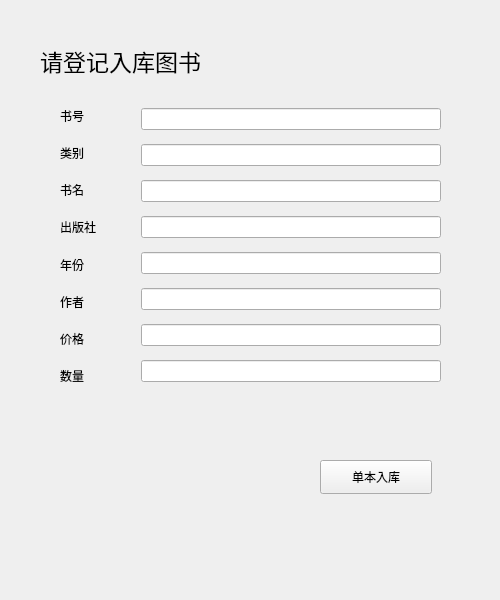
<?xml version="1.0" encoding="UTF-8"?>
<ui version="4.0">
 <class>bookin</class>
 <widget class="QWidget" name="bookin">
  <property name="geometry">
   <rect>
    <x>0</x>
    <y>0</y>
    <width>500</width>
    <height>600</height>
   </rect>
  </property>
  <property name="windowTitle">
   <string>Form</string>
  </property>
  <widget class="QLabel" name="label">
   <property name="geometry">
    <rect>
     <x>40</x>
     <y>40</y>
     <width>371</width>
     <height>41</height>
    </rect>
   </property>
   <property name="font">
    <font>
     <family>楷体</family>
     <pointsize>17</pointsize>
    </font>
   </property>
   <property name="autoFillBackground">
    <bool>true</bool>
   </property>
   <property name="text">
    <string>请登记入库图书</string>
   </property>
  </widget>
  <widget class="QWidget" name="horizontalLayoutWidget">
   <property name="geometry">
    <rect>
     <x>60</x>
     <y>100</y>
     <width>381</width>
     <height>291</height>
    </rect>
   </property>
   <layout class="QHBoxLayout" name="horizontalLayout" stretch="1,4">
    <item>
     <layout class="QVBoxLayout" name="verticalLayout">
      <item>
       <widget class="QLabel" name="label_2">
        <property name="autoFillBackground">
         <bool>true</bool>
        </property>
        <property name="text">
         <string>书号</string>
        </property>
       </widget>
      </item>
      <item>
       <widget class="QLabel" name="label_4">
        <property name="text">
         <string>类别</string>
        </property>
       </widget>
      </item>
      <item>
       <widget class="QLabel" name="label_3">
        <property name="text">
         <string>书名</string>
        </property>
       </widget>
      </item>
      <item>
       <widget class="QLabel" name="label_5">
        <property name="text">
         <string>出版社</string>
        </property>
       </widget>
      </item>
      <item>
       <widget class="QLabel" name="label_6">
        <property name="text">
         <string>年份</string>
        </property>
       </widget>
      </item>
      <item>
       <widget class="QLabel" name="label_8">
        <property name="text">
         <string>作者</string>
        </property>
       </widget>
      </item>
      <item>
       <widget class="QLabel" name="label_9">
        <property name="text">
         <string>价格</string>
        </property>
       </widget>
      </item>
      <item>
       <widget class="QLabel" name="label_7">
        <property name="text">
         <string>数量</string>
        </property>
       </widget>
      </item>
     </layout>
    </item>
    <item>
     <layout class="QVBoxLayout" name="verticalLayout_2">
      <item>
       <widget class="QLineEdit" name="lineEdit_2"/>
      </item>
      <item>
       <widget class="QLineEdit" name="lineEdit"/>
      </item>
      <item>
       <widget class="QLineEdit" name="lineEdit_3"/>
      </item>
      <item>
       <widget class="QLineEdit" name="lineEdit_4"/>
      </item>
      <item>
       <widget class="QLineEdit" name="lineEdit_5"/>
      </item>
      <item>
       <widget class="QLineEdit" name="lineEdit_7"/>
      </item>
      <item>
       <widget class="QLineEdit" name="lineEdit_8"/>
      </item>
      <item>
       <widget class="QLineEdit" name="lineEdit_6"/>
      </item>
     </layout>
    </item>
   </layout>
  </widget>
  <widget class="QPushButton" name="pushButton">
   <property name="geometry">
    <rect>
     <x>320</x>
     <y>460</y>
     <width>112</width>
     <height>34</height>
    </rect>
   </property>
   <property name="text">
    <string>单本入库</string>
   </property>
  </widget>
 </widget>
 <resources/>
 <connections/>
</ui>
